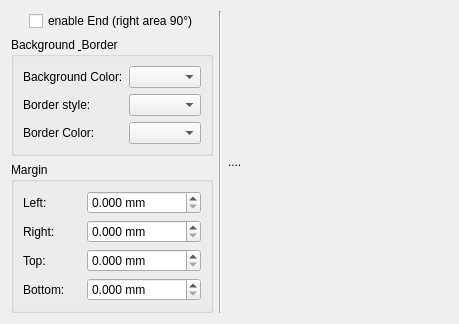
     <widget class="QWidget" name="tab_6" >
      <attribute name="title" >
       <string>End</string>
      </attribute>
      <layout class="QGridLayout" name="gridLayout_16" >
       <item row="0" column="0" >
        <layout class="QHBoxLayout" name="horizontalLayout_18" >
         <item>
          <layout class="QVBoxLayout" name="verticalLayout_21" >
           <item>
            <layout class="QHBoxLayout" name="horizontalLayout_19" >
             <item>
              <spacer name="horizontalSpacer" >
               <property name="orientation" >
                <enum>Qt::Horizontal</enum>
               </property>
               <property name="sizeType" >
                <enum>QSizePolicy::Fixed</enum>
               </property>
               <property name="sizeHint" stdset="0" >
                <size>
                 <width>18</width>
                 <height>20</height>
                </size>
               </property>
              </spacer>
             </item>
             <item>
              <widget class="QCheckBox" name="yesheader_4" >
               <property name="text" >
                <string>enable End (right area 90°)</string>
               </property>
              </widget>
             </item>
            </layout>
           </item>
           <item>
            <widget class="QGroupBox" name="groupBox_9" >
             <property name="title" >
              <string>Background &amp; Border</string>
             </property>
             <layout class="QGridLayout" name="gridLayout_14" >
              <item row="0" column="0" >
               <layout class="QHBoxLayout" name="horizontalLayout_20" >
                <item>
                 <layout class="QVBoxLayout" name="verticalLayout_22" >
                  <item>
                   <widget class="QLabel" name="label_30" >
                    <property name="text" >
                     <string>Background Color:</string>
                    </property>
                   </widget>
                  </item>
                  <item>
                   <widget class="QLabel" name="label_31" >
                    <property name="text" >
                     <string>Border style:</string>
                    </property>
                   </widget>
                  </item>
                  <item>
                   <widget class="QLabel" name="label_32" >
                    <property name="text" >
                     <string>Border Color:</string>
                    </property>
                   </widget>
                  </item>
                 </layout>
                </item>
                <item>
                 <layout class="QVBoxLayout" name="verticalLayout_23" >
                  <item>
                   <widget class="QComboBox" name="comboBox_11" />
                  </item>
                  <item>
                   <widget class="QComboBox" name="comboBox_12" />
                  </item>
                  <item>
                   <widget class="QComboBox" name="comboBox_13" />
                  </item>
                 </layout>
                </item>
               </layout>
              </item>
             </layout>
            </widget>
           </item>
           <item>
            <widget class="QGroupBox" name="groupBox_10" >
             <property name="title" >
              <string>Margin</string>
             </property>
             <layout class="QGridLayout" name="gridLayout_15" >
              <item row="0" column="0" >
               <layout class="QHBoxLayout" name="horizontalLayout_21" >
                <item>
                 <layout class="QVBoxLayout" name="verticalLayout_24" >
                  <item>
                   <widget class="QLabel" name="label_33" >
                    <property name="text" >
                     <string>Left:</string>
                    </property>
                   </widget>
                  </item>
                  <item>
                   <widget class="QLabel" name="label_34" >
                    <property name="text" >
                     <string>Right:</string>
                    </property>
                   </widget>
                  </item>
                  <item>
                   <widget class="QLabel" name="label_35" >
                    <property name="text" >
                     <string>Top:</string>
                    </property>
                   </widget>
                  </item>
                  <item>
                   <widget class="QLabel" name="label_36" >
                    <property name="text" >
                     <string>Bottom:</string>
                    </property>
                   </widget>
                  </item>
                 </layout>
                </item>
                <item>
                 <layout class="QVBoxLayout" name="verticalLayout_25" >
                  <item>
                   <widget class="QDoubleSpinBox" name="doubleSpinBox_19" >
                    <property name="suffix" >
                     <string> mm</string>
                    </property>
                    <property name="decimals" >
                     <number>3</number>
                    </property>
                    <property name="minimum" >
                     <double>0.000000000000000</double>
                    </property>
                    <property name="maximum" >
                     <double>99999999.000000000000000</double>
                    </property>
                    <property name="value" >
                     <double>0.000000000000000</double>
                    </property>
                   </widget>
                  </item>
                  <item>
                   <widget class="QDoubleSpinBox" name="doubleSpinBox_20" >
                    <property name="suffix" >
                     <string> mm</string>
                    </property>
                    <property name="decimals" >
                     <number>3</number>
                    </property>
                    <property name="minimum" >
                     <double>0.000000000000000</double>
                    </property>
                    <property name="maximum" >
                     <double>99999999.000000000000000</double>
                    </property>
                    <property name="value" >
                     <double>0.000000000000000</double>
                    </property>
                   </widget>
                  </item>
                  <item>
                   <widget class="QDoubleSpinBox" name="doubleSpinBox_21" >
                    <property name="suffix" >
                     <string> mm</string>
                    </property>
                    <property name="decimals" >
                     <number>3</number>
                    </property>
                    <property name="minimum" >
                     <double>0.000000000000000</double>
                    </property>
                    <property name="maximum" >
                     <double>99999999.000000000000000</double>
                    </property>
                    <property name="value" >
                     <double>0.000000000000000</double>
                    </property>
                   </widget>
                  </item>
                  <item>
                   <widget class="QDoubleSpinBox" name="doubleSpinBox_22" >
                    <property name="suffix" >
                     <string> mm</string>
                    </property>
                    <property name="decimals" >
                     <number>3</number>
                    </property>
                    <property name="minimum" >
                     <double>0.000000000000000</double>
                    </property>
                    <property name="maximum" >
                     <double>99999999.000000000000000</double>
                    </property>
                    <property name="value" >
                     <double>0.000000000000000</double>
                    </property>
                   </widget>
                  </item>
                 </layout>
                </item>
               </layout>
              </item>
             </layout>
            </widget>
           </item>
          </layout>
         </item>
         <item>
          <widget class="Line" name="line_5" >
           <property name="orientation" >
            <enum>Qt::Vertical</enum>
           </property>
          </widget>
         </item>
         <item>
          <widget class="QLabel" name="preview_5" >
           <property name="sizePolicy" >
            <sizepolicy vsizetype="Expanding" hsizetype="Expanding" >
             <horstretch>0</horstretch>
             <verstretch>0</verstretch>
            </sizepolicy>
           </property>
           <property name="minimumSize" >
            <size>
             <width>220</width>
             <height>297</height>
            </size>
           </property>
           <property name="maximumSize" >
            <size>
             <width>300</width>
             <height>16777215</height>
            </size>
           </property>
           <property name="text" >
            <string>....</string>
           </property>
          </widget>
         </item>
        </layout>
       </item>
      </layout>
     </widget>
